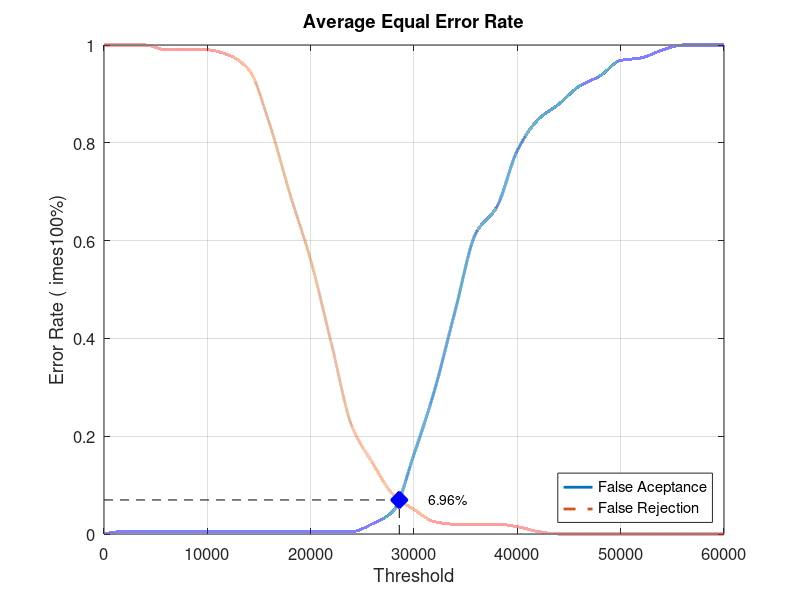
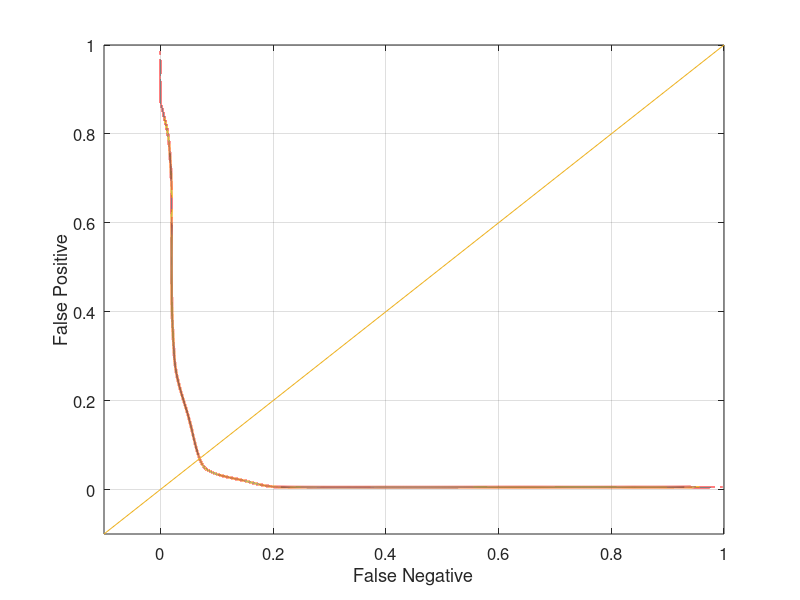

These charts were generated, in order, by the following MATLAB code:
close all;
clear;
clc;
x = 0:2000:60000;
xq = 0:0.5:60000;

y0 = [0 0.00526316 0.00526316 0.00526316 0.00526316 0.00526316 0.00526316 0.00526316 0.00526316 0.00526316 0.00526316 0.00526316 0.00526316 0.0210526 0.0473684 0.163158 0.294737 0.457895 0.615789 0.668421 0.784211 0.847368 0.878947 0.915789 0.936842 0.968421 0.973684 0.989474 1 1 1]
yy0 = interp1(x, y0, xq, 'pchip');
y1 = [1 1 1 0.99 0.99 0.99 0.98 0.95 0.84 0.695 0.56 0.39 0.22 0.145 0.08 0.05 0.025 0.02 0.02 0.02 0.015 0.005 0 0 0 0 0 0 0 0 0]
yy1 = interp1(x, y1, xq, 'pchip');

% Calculating EER: 
y2 = abs(y0 - y1);
find(y2 == min(y2))
yy2 = abs(yy0 - yy1);
xEER = find(yy2 == min(yy2));
xEERIndex = xq(xEER) % X-axis EER
yEER = yy0(xEER) % Y-axis EER

main = figure
plot(xq, yy0,'-','LineWidth', 2);	hold on
plot(xq, yy1,'--','LineWidth', 2);	hold on
plot([xEERIndex xEERIndex], [0 yEER], 'k--');	hold on
plot([0 xEERIndex], [yEER yEER], 'k--');	hold on
plot(xEERIndex, yEER, 'bx', 'LineWidth', 10);	hold on
text(xEERIndex + 10 * xEERIndex / 100, yEER, [num2str(round((10000 * yEER)) / 100) '%'])
legend('False Aceptance', 'False Rejection', 'Location', 'SouthEast')
xlabel('Threshold')
ylabel('Error Rate (	imes100%)')
title('Average Equal Error Rate')
set(gca, 'FontSize', 12)
axis([0 60000 0 1])
grid on

print(main, 'Database3_4Main', '-dpng');
FNRxFPR = figure('Color', [1 1 1]);
plot(yy1, yy0, '-', yy1, yy0, 'LineWidth', 2);
hold on
y = -0.1:0.1:1
plot(y, y); 
set(gca, 'FontSize', 12)
xlabel('False Negative')
ylabel('False Positive')
axis([-0.1 1 -0.1 1])
set(gca, 'FontSize', 12)
grid on

print(FNRxFPR, 'Database3_4FNRxFPR','-dpng');
